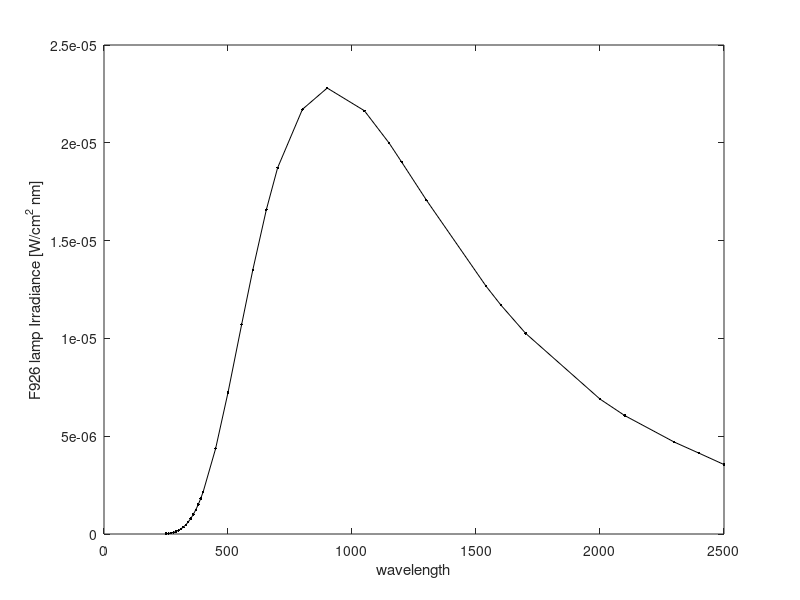

This figure's MATLAB source:
function F926 = get_irad_F926
%%
% reads data from F926 lamp manufacturer (given by calLab)
% wavelength, in [nm]
F926.nm  =[250:10:400 450 500 555 600 654.6 700 800 900 1050 1150 1200 ...
    1300 1540 1600 1700 2000 2100 2300 2400 2500];
% spectral irradiance, in [W/cm2 nm]
F926.irad = 1e-5.*[1.797e-3 3.188e-3 5.277e-3 8.310e-3 1.255e-2 1.828e-2 2.582e-2 ...
    3.539e-2 4.725e-2 6.191e-2 7.949e-2 1.000e-1 1.237e-1 1.503e-1 1.815e-1 2.162e-1 ...
    4.364e-1 7.231e-1 1.071 1.350 1.658 1.872 2.171 2.280 2.164 1.998 1.902 1.707 1.268 ...
    1.171 1.026 6.898e-1 6.053e-1 4.696e-1 4.128e-1 3.551e-1];

figure; plot(F926.nm, F926.irad,'-k.');xlabel('wavelength');ylabel('F926 lamp Irradiance [W/cm^{2} nm]');
%%
% [rad,lamp] = planck_tungsten_fit(F925.nm,F925.irad, [min(F925.nm):5:max(F925.nm)])

%%
return